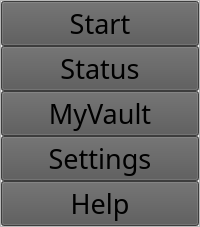
          <widget class="QFrame" name="frame">
           <property name="styleSheet">
            <string notr="true"/>
           </property>
           <property name="frameShape">
            <enum>QFrame::StyledPanel</enum>
           </property>
           <property name="frameShadow">
            <enum>QFrame::Raised</enum>
           </property>
           <layout class="QVBoxLayout" name="verticalLayout_3">
            <property name="spacing">
             <number>0</number>
            </property>
            <property name="margin">
             <number>0</number>
            </property>
            <item>
             <widget class="QPushButton" name="startbtn">
              <property name="sizePolicy">
               <sizepolicy hsizetype="MinimumExpanding" vsizetype="MinimumExpanding">
                <horstretch>0</horstretch>
                <verstretch>0</verstretch>
               </sizepolicy>
              </property>
              <property name="font">
               <font>
                <family>Calibri Light</family>
                <pointsize>20</pointsize>
               </font>
              </property>
              <property name="cursor">
               <cursorShape>PointingHandCursor</cursorShape>
              </property>
              <property name="focusPolicy">
               <enum>Qt::TabFocus</enum>
              </property>
              <property name="contextMenuPolicy">
               <enum>Qt::NoContextMenu</enum>
              </property>
              <property name="layoutDirection">
               <enum>Qt::RightToLeft</enum>
              </property>
              <property name="styleSheet">
               <string notr="true">background-color: rgb(86, 86, 86)</string>
              </property>
              <property name="text">
               <string>Start</string>
              </property>
              <property name="icon">
               <iconset>
                <normaloff>images/right39.png</normaloff>images/right39.png</iconset>
              </property>
              <property name="iconSize">
               <size>
                <width>50</width>
                <height>50</height>
               </size>
              </property>
             </widget>
            </item>
            <item>
             <widget class="QPushButton" name="statusbtn">
              <property name="sizePolicy">
               <sizepolicy hsizetype="MinimumExpanding" vsizetype="MinimumExpanding">
                <horstretch>0</horstretch>
                <verstretch>0</verstretch>
               </sizepolicy>
              </property>
              <property name="font">
               <font>
                <family>Calibri Light</family>
                <pointsize>20</pointsize>
               </font>
              </property>
              <property name="cursor">
               <cursorShape>PointingHandCursor</cursorShape>
              </property>
              <property name="focusPolicy">
               <enum>Qt::TabFocus</enum>
              </property>
              <property name="contextMenuPolicy">
               <enum>Qt::NoContextMenu</enum>
              </property>
              <property name="layoutDirection">
               <enum>Qt::RightToLeft</enum>
              </property>
              <property name="styleSheet">
               <string notr="true">background-color: rgb(86, 86, 86)</string>
              </property>
              <property name="text">
               <string>Status</string>
              </property>
              <property name="icon">
               <iconset>
                <normaloff>images/clipboard44.png</normaloff>images/clipboard44.png</iconset>
              </property>
              <property name="iconSize">
               <size>
                <width>50</width>
                <height>50</height>
               </size>
              </property>
             </widget>
            </item>
            <item>
             <widget class="QPushButton" name="mvbtn">
              <property name="sizePolicy">
               <sizepolicy hsizetype="MinimumExpanding" vsizetype="MinimumExpanding">
                <horstretch>0</horstretch>
                <verstretch>0</verstretch>
               </sizepolicy>
              </property>
              <property name="font">
               <font>
                <family>Calibri Light</family>
                <pointsize>20</pointsize>
               </font>
              </property>
              <property name="cursor">
               <cursorShape>PointingHandCursor</cursorShape>
              </property>
              <property name="focusPolicy">
               <enum>Qt::TabFocus</enum>
              </property>
              <property name="contextMenuPolicy">
               <enum>Qt::NoContextMenu</enum>
              </property>
              <property name="layoutDirection">
               <enum>Qt::RightToLeft</enum>
              </property>
              <property name="styleSheet">
               <string notr="true">background-color: rgb(86, 86, 86)</string>
              </property>
              <property name="text">
               <string>MyVault</string>
              </property>
              <property name="icon">
               <iconset>
                <normaloff>images/folder83.png</normaloff>images/folder83.png</iconset>
              </property>
              <property name="iconSize">
               <size>
                <width>50</width>
                <height>50</height>
               </size>
              </property>
             </widget>
            </item>
            <item>
             <widget class="QPushButton" name="settingsbtn">
              <property name="sizePolicy">
               <sizepolicy hsizetype="MinimumExpanding" vsizetype="MinimumExpanding">
                <horstretch>0</horstretch>
                <verstretch>0</verstretch>
               </sizepolicy>
              </property>
              <property name="font">
               <font>
                <family>Calibri Light</family>
                <pointsize>20</pointsize>
               </font>
              </property>
              <property name="cursor">
               <cursorShape>PointingHandCursor</cursorShape>
              </property>
              <property name="focusPolicy">
               <enum>Qt::TabFocus</enum>
              </property>
              <property name="contextMenuPolicy">
               <enum>Qt::NoContextMenu</enum>
              </property>
              <property name="layoutDirection">
               <enum>Qt::RightToLeft</enum>
              </property>
              <property name="styleSheet">
               <string notr="true">background-color: rgb(86, 86, 86)</string>
              </property>
              <property name="text">
               <string>Settings</string>
              </property>
              <property name="icon">
               <iconset>
                <normaloff>images/document76.png</normaloff>images/document76.png</iconset>
              </property>
              <property name="iconSize">
               <size>
                <width>50</width>
                <height>50</height>
               </size>
              </property>
             </widget>
            </item>
            <item>
             <widget class="QPushButton" name="helpbtn">
              <property name="sizePolicy">
               <sizepolicy hsizetype="MinimumExpanding" vsizetype="MinimumExpanding">
                <horstretch>0</horstretch>
                <verstretch>0</verstretch>
               </sizepolicy>
              </property>
              <property name="font">
               <font>
                <family>Calibri Light</family>
                <pointsize>20</pointsize>
               </font>
              </property>
              <property name="cursor">
               <cursorShape>PointingHandCursor</cursorShape>
              </property>
              <property name="focusPolicy">
               <enum>Qt::TabFocus</enum>
              </property>
              <property name="contextMenuPolicy">
               <enum>Qt::NoContextMenu</enum>
              </property>
              <property name="layoutDirection">
               <enum>Qt::RightToLeft</enum>
              </property>
              <property name="styleSheet">
               <string notr="true">background-color: rgb(86, 86, 86)</string>
              </property>
              <property name="text">
               <string>Help</string>
              </property>
              <property name="icon">
               <iconset>
                <normaloff>images/lifebelt.png</normaloff>images/lifebelt.png</iconset>
              </property>
              <property name="iconSize">
               <size>
                <width>50</width>
                <height>50</height>
               </size>
              </property>
             </widget>
            </item>
           </layout>
          </widget>
